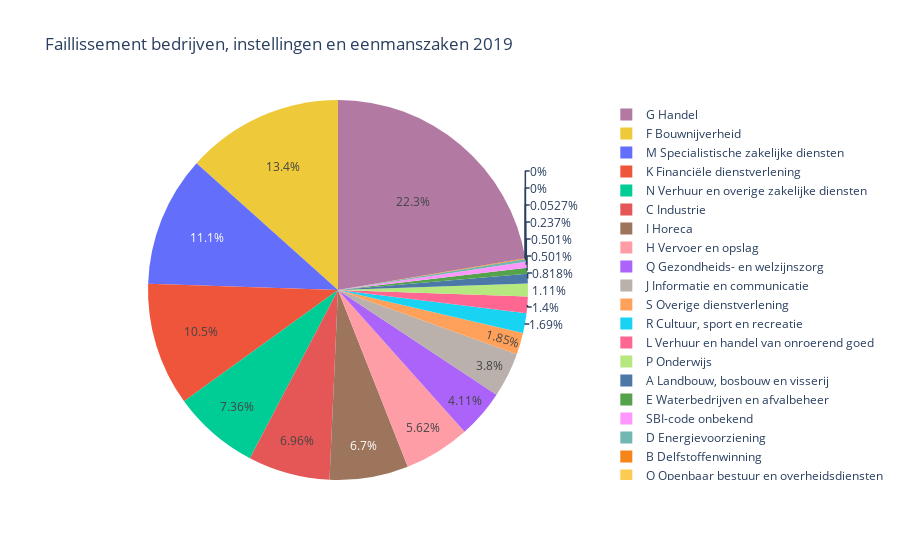

The notebook cell saved with this chart:
### Markdown cell above
Naast de ineenstorting van de toeristische industrie heeft de horecasector in Nederland ook zwaar geleden onder de gevolgen van de COVID-19-pandemie. Dit wordt duidelijk weerspiegeld in de taartgrafieken die de faillissementen van bedrijven in de loop van de tijd laten zien. Uit deze grafieken blijkt dat het aantal faillissementen in de horeca aanzienlijk is gestegen in het jaar 2020 in vergelijking met het voorgaande jaar, toen er nog geen COVID-19. 

Het is belangrijk om op te merken dat deze stijging van faillissementen in de horecasector direct verband houdt met de uitbraak van COVID-19. De genomen maatregelen, zoals lockdowns, reisbeperkingen en de sluiting van horecagelegenheden, hebben geleid tot een dramatische daling van de omzet en inkomsten voor veel bedrijven in deze sector. Restaurants, bars, hotels en andere horecagelegenheden moesten hun deuren sluiten of hun activiteiten drastisch verminderen, wat leidde tot financiële problemen en uiteindelijk tot faillissementen. 

De verbanden die we uit deze taartgrafieken hebben gehaald, laten zien dat de ineenstorting van de toeristische industrie en de toename van faillissementen in de horecasector nauw met elkaar verbonden zijn. Het faillissement van veel horecabedrijven kan worden toegeschreven aan de daling van het toerisme, aangezien deze bedrijven sterk afhankelijk zijn van toeristen en reizigers. De beperkte mobiliteit en de afname van het aantal toeristen hebben geleid tot een aanzienlijke afname van de vraag naar horecadiensten, wat de financiële stabiliteit van deze bedrijven heeft aangetast.

### Code cell
faillissement2019 = pd.read_csv('Faillissementen__bedrijven_en_instellingen2019.csv')
labels = faillissement2019['Type gefailleerde']
values = faillissement2019['Bedrijven, instellingen en eenmanszaken']

fig = go.Figure(data=[go.Pie(labels=labels, values=values
                             , marker_colors=px.colors.qualitative.T10)])
fig.update_layout(
    title='Faillissement bedrijven, instellingen en eenmanszaken 2019',
    height=600
)
fig.show()

### Figure 1 — Plotly figure (JSON) as saved in the notebook; plotly's stock layout.template omitted (floating-point values rounded to 4 significant figures)
{"data": [{"labels": ["A Landbouw, bosbouw en visserij", "B Delfstoffenwinning", "C Industrie", "D Energievoorziening", "E Waterbedrijven en afvalbeheer", "F Bouwnijverheid", "G Handel", "H Vervoer en opslag", "I Horeca", "J Informatie en communicatie", "K Financiële dienstverlening", "L Verhuur en handel van onroerend goed", "M Specialistische zakelijke diensten", "N Verhuur en overige zakelijke diensten", "O Openbaar bestuur en overheidsdiensten", "P Onderwijs", "Q Gezondheids- en welzijnszorg", "R Cultuur, sport en recreatie", "S Overige dienstverlening", "T Huishoudens", "SBI-code onbekend"], "marker": {"colors": ["#4C78A8", "#F58518", "#E45756", "#72B7B2", "#54A24B", "#EECA3B", "#B279A2", "#FF9DA6", "#9D755D", "#BAB0AC"]}, "type": "pie", "values": [31, 2, 264, 9, 19, 507, 847, 213, 254, 144, 398, 53, 421, 279, 0, 42, 156, 64, 70, 0, 19]}], "layout": {"autosize": true, "title": {"text": "Faillissement bedrijven, instellingen en eenmanszaken 2019"}}}
